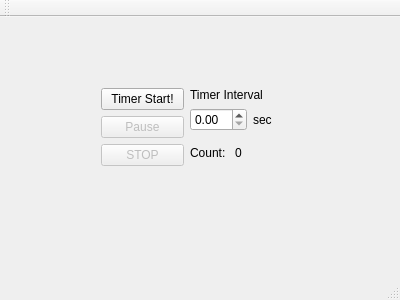
<?xml version="1.0" encoding="UTF-8"?>
<ui version="4.0">
 <class>MainWindow</class>
 <widget class="QMainWindow" name="MainWindow">
  <property name="geometry">
   <rect>
    <x>0</x>
    <y>0</y>
    <width>400</width>
    <height>300</height>
   </rect>
  </property>
  <property name="windowTitle">
   <string>MainWindow</string>
  </property>
  <widget class="QWidget" name="centralWidget">
   <widget class="QWidget" name="">
    <property name="geometry">
     <rect>
      <x>90</x>
      <y>60</y>
      <width>194</width>
      <height>102</height>
     </rect>
    </property>
    <layout class="QHBoxLayout" name="horizontalLayout_4">
     <item>
      <layout class="QVBoxLayout" name="verticalLayout_3">
       <item>
        <widget class="QPushButton" name="pushButton_start">
         <property name="text">
          <string>Timer Start!</string>
         </property>
        </widget>
       </item>
       <item>
        <widget class="QPushButton" name="pushButton_pause">
         <property name="enabled">
          <bool>false</bool>
         </property>
         <property name="text">
          <string>Pause</string>
         </property>
        </widget>
       </item>
       <item>
        <widget class="QPushButton" name="pushButton_stop">
         <property name="enabled">
          <bool>false</bool>
         </property>
         <property name="text">
          <string>STOP</string>
         </property>
        </widget>
       </item>
      </layout>
     </item>
     <item>
      <layout class="QVBoxLayout" name="verticalLayout_2">
       <item>
        <layout class="QHBoxLayout" name="horizontalLayout_2">
         <item>
          <layout class="QVBoxLayout" name="verticalLayout">
           <item>
            <widget class="QLabel" name="label_timer_interval">
             <property name="text">
              <string>Timer Interval</string>
             </property>
            </widget>
           </item>
           <item>
            <layout class="QHBoxLayout" name="horizontalLayout">
             <item>
              <widget class="QDoubleSpinBox" name="doubleSpinBox_timer_interval_setup"/>
             </item>
             <item>
              <widget class="QLabel" name="label_show_second">
               <property name="text">
                <string>sec</string>
               </property>
              </widget>
             </item>
            </layout>
           </item>
          </layout>
         </item>
        </layout>
       </item>
       <item>
        <layout class="QHBoxLayout" name="horizontalLayout_3">
         <item>
          <widget class="QLabel" name="label_show_count">
           <property name="text">
            <string>Count:</string>
           </property>
          </widget>
         </item>
         <item>
          <widget class="QLabel" name="label_show_count_num">
           <property name="text">
            <string>0</string>
           </property>
          </widget>
         </item>
        </layout>
       </item>
      </layout>
     </item>
    </layout>
   </widget>
  </widget>
  <widget class="QMenuBar" name="menuBar">
   <property name="geometry">
    <rect>
     <x>0</x>
     <y>0</y>
     <width>400</width>
     <height>25</height>
    </rect>
   </property>
  </widget>
  <widget class="QToolBar" name="mainToolBar">
   <attribute name="toolBarArea">
    <enum>TopToolBarArea</enum>
   </attribute>
   <attribute name="toolBarBreak">
    <bool>false</bool>
   </attribute>
  </widget>
  <widget class="QStatusBar" name="statusBar"/>
 </widget>
 <layoutdefault spacing="6" margin="11"/>
 <resources/>
 <connections/>
</ui>
